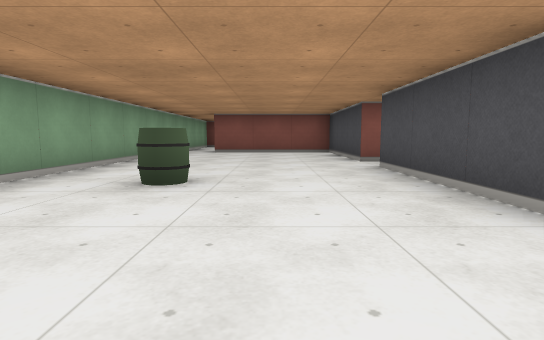
View 1 (above)

14 first-person views from a walk through a cub3D level. The camera is about half as high as the walls, tilts 6° down and sees 80° across. The floor is counted in squares. Each view is taken from the middle of a square. On the plan, view 1 faces up. The plan holds only what a view shows up to about 9 squares ahead; the rest is blank.

View 2
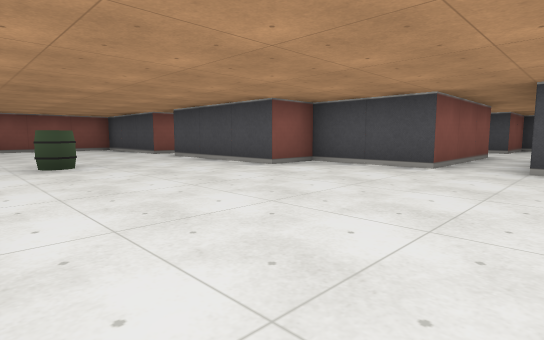

View 3
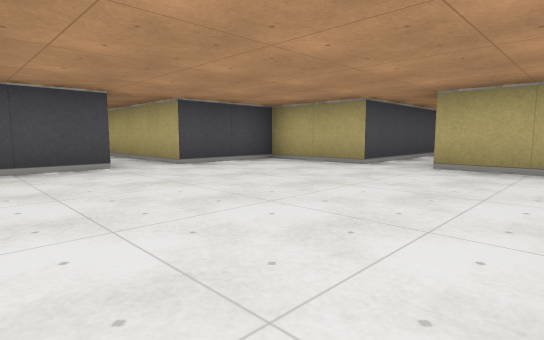

View 4
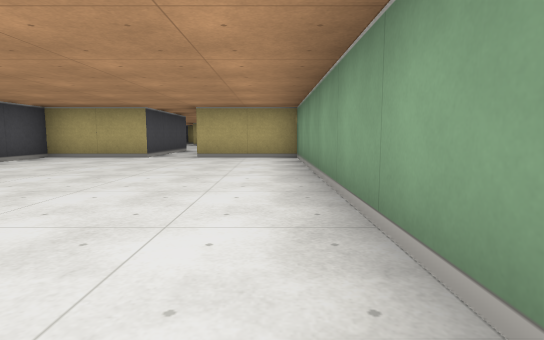

View 5
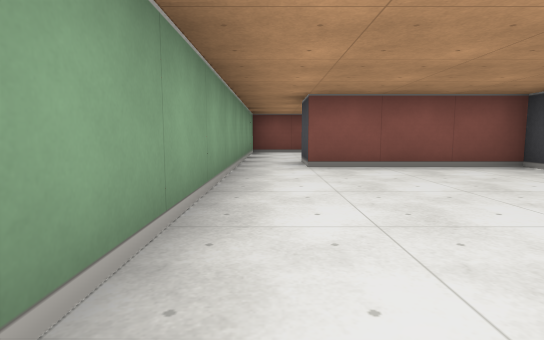

View 6
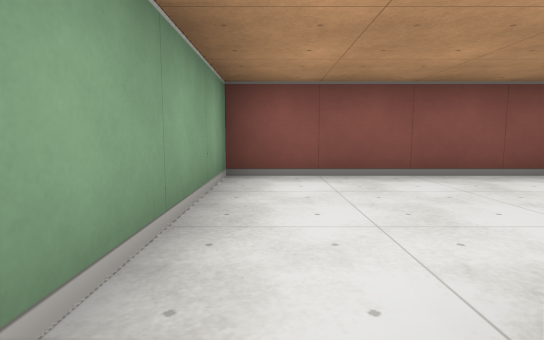

View 7
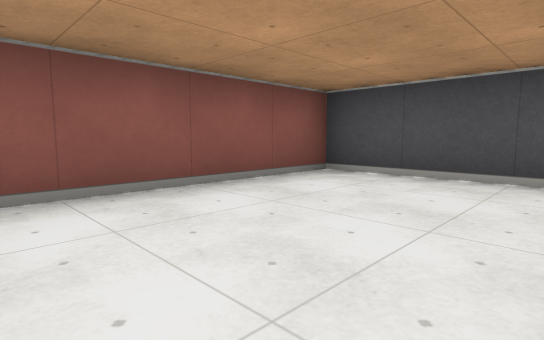

View 8
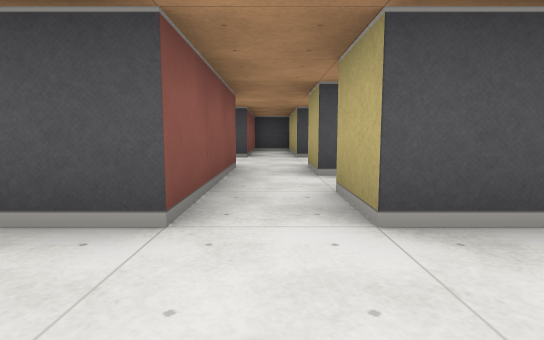

View 9
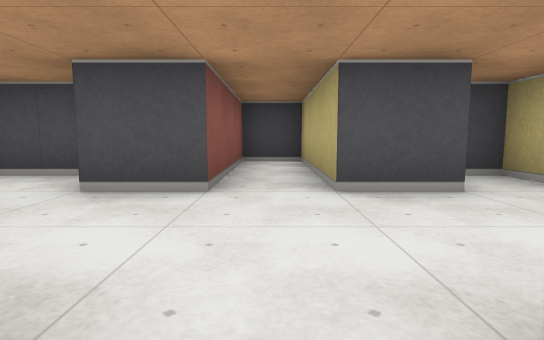

View 10
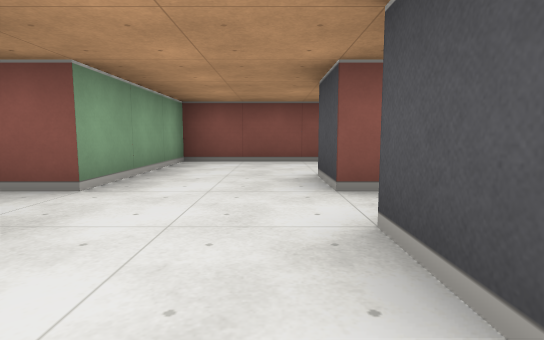

View 11
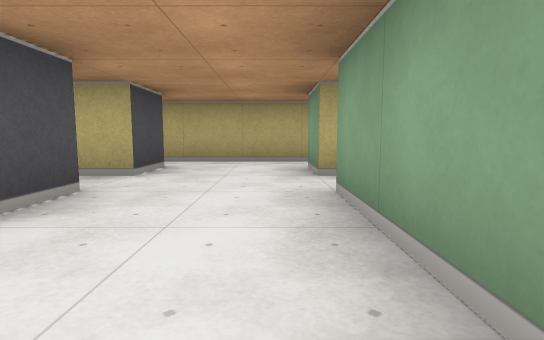

View 12
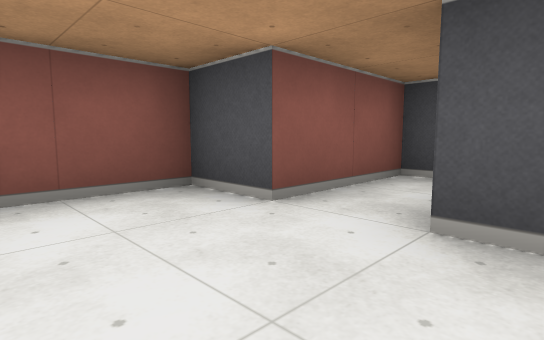

View 13
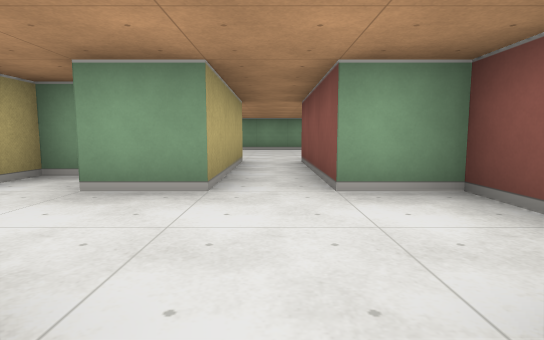

View 14
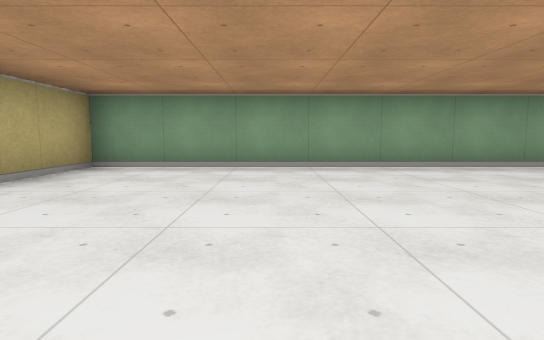

### Floor plan
Ten units are one square. View 1 is at (0, 0); x grows to the right and y downward. Boxes are objects, and circles mark ways between rooms. Rooms are numbered by the first view taken in them; rooms with no view inside come last. Other rooms are left out.
<svg viewBox="-30 -130 131 175">
<path fill="none" stroke="#000" d="M25 -55 15 -55 15 -85 -15 -85M5 35 25 35 25 15 55 15M55 5 25 5 25 -15 15 -15 15 -45 25 -45M-25 -85 -25 35 -5 35M-15 -85 -15 -95M15 -102 15 -125 -25 -125 -25 -85M65 -34 65 -45 95 -45 95 -55 65 -55 65 -65M75 -70 75 -80M35 -45 45 -45 45 -35M44 -25 75 -25 75 -30M69 -85 45 -85 45 -55 25 -55M75 20 75 15M55 15 55 25M45 30 45 35 51 35M96 5 75 5 75 -5 55 -5 55 5"/>
<rect x="-15" y="-35" width="10" height="10" fill="#bbb"><title>barrel</title></rect>
<circle cx="-20" cy="-90" r="3" fill="#2a7"/>
<circle cx="20" cy="-50" r="3" fill="#2a7"/>
<circle cx="50" cy="10" r="3" fill="#2a7"/>
<circle cx="65" cy="20" r="3" fill="#2a7"/>
<text x="0" y="-20">1</text>
<text x="-10" y="-110">2</text>
<text x="60" y="-50">3</text>
<text x="70" y="30">4</text>
<text x="70" y="10">5</text>
</svg>
Room 1 opens to room 2. Room 1 opens to room 3. Room 1 opens to room 5. Room 4 opens to room 5.

Where each view was taken, in squares from view 1:
view 1: 0 up, 0 right, facing up
view 2: 2 down, 2 left, facing up-right
view 3: 1 up, 2 left, facing down-right
view 4: 3 up, 2 left, facing down
view 5: 4 up, 2 left, facing up
view 6: 9 up, 2 left, facing up
view 7: 10 up, 2 left, facing up-right
view 8: 5 up, 0 right, facing right
view 9: 5 up, 4 right, facing right
view 10: 3 up, 6 right, facing up
view 11: 8 up, 5 right, facing down
view 12: 2 down, 6 right, facing up-right
view 13: 1 down, 8 right, facing left
view 14: 1 down, 2 right, facing left
